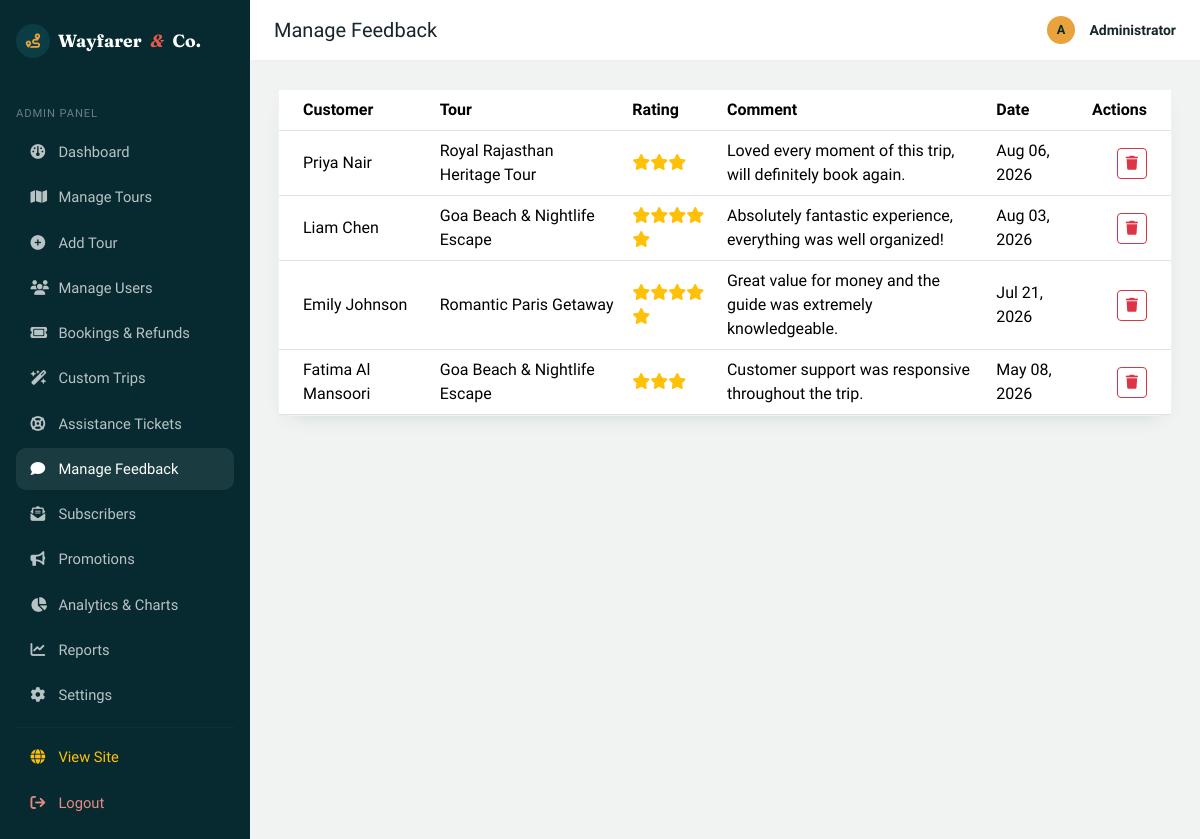
Page /admin/feedback (signed in) on the earlier database version.
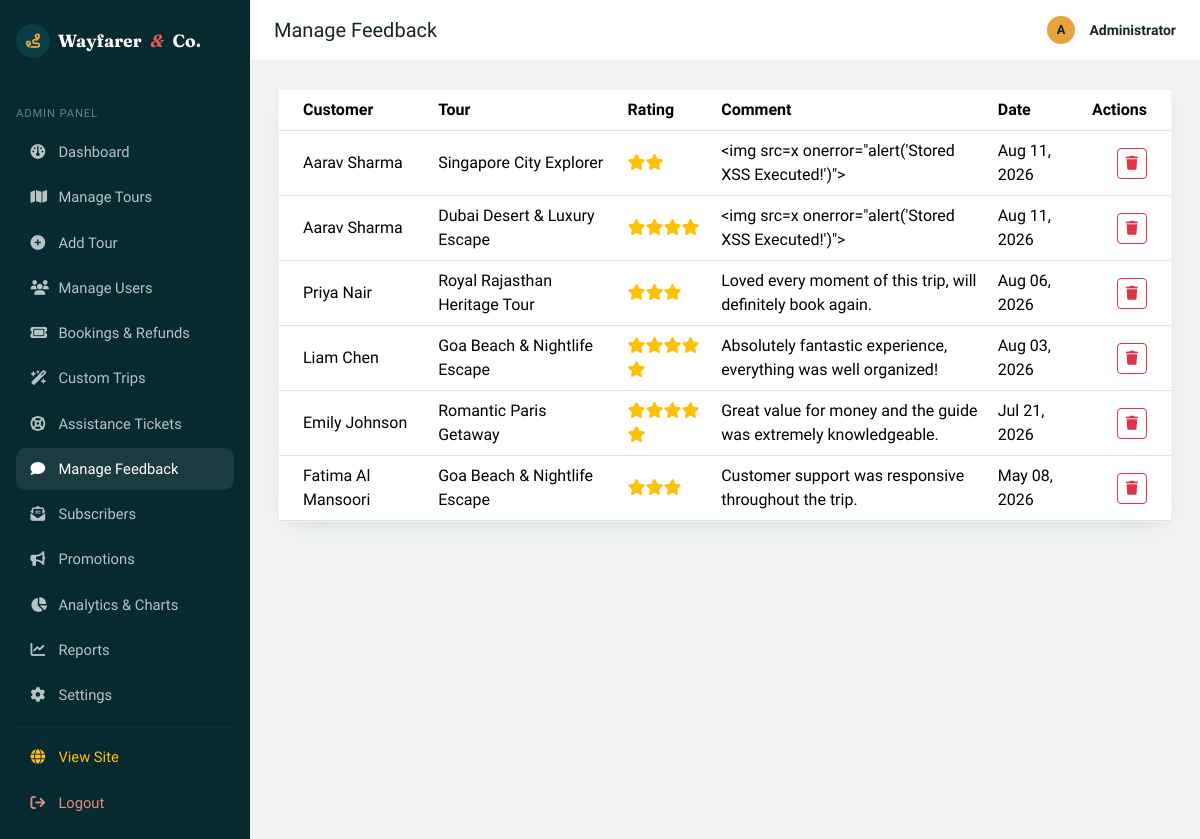
Same page on the later database version.
### models/feedback.py (models this page shows, shortened)
class Feedback(db.Model):
    __tablename__ = "feedback"
    id = db.Column(db.Integer, primary_key=True)
    user_id = db.Column(db.Integer, db.ForeignKey("users.id"), nullable=False)
    tour_id = db.Column(db.Integer, db.ForeignKey("tours.id"), nullable=False)
    booking_id = db.Column(db.Integer, db.ForeignKey("bookings.id"), nullable=True)
    rating = db.Column(db.Integer, nullable=False, default=5)  # 1-5
    comment = db.Column(db.Text, nullable=False, default="")
    created_at = db.Column(db.DateTime, default=datetime.utcnow)

### models/user.py (models this page shows, shortened)
class User(db.Model):
    __tablename__ = "users"
    id = db.Column(db.Integer, primary_key=True)
    name = db.Column(db.String(120), nullable=False)
    email = db.Column(db.String(150), unique=True, nullable=False, index=True)
    phone = db.Column(db.String(20), nullable=True)
    password_hash = db.Column(db.String(255), nullable=False)
    role = db.Column(db.String(20), nullable=False, default="user")  # 'user' or 'admin'
    reward_points = db.Column(db.Integer, default=100, nullable=False)
    referral_code = db.Column(db.String(30), unique=True, nullable=True)
    is_active = db.Column(db.Boolean, default=True, nullable=False)
    created_at = db.Column(db.DateTime, default=datetime.utcnow)
    bookings = db.relationship("Booking", backref="user", lazy=True, cascade="all, delete-orphan")
    feedbacks = db.relationship("Feedback", backref="user", lazy=True, cascade="all, delete-orphan")
    favorites = db.relationship("Favorite", backref="user", lazy=True, cascade="all, delete-orphan")
    def is_admin(self):
        return self.role == "admin"

### models/tour.py (models this page shows, shortened)
class Tour(db.Model):
    __tablename__ = "tours"
    id = db.Column(db.Integer, primary_key=True)
    name = db.Column(db.String(150), nullable=False)
    destination = db.Column(db.String(100), nullable=False, index=True)
    category = db.Column(db.String(50), nullable=False, default="General")
    description = db.Column(db.Text, nullable=False, default="")
    itinerary = db.Column(db.Text, nullable=True)
    duration = db.Column(db.String(50), nullable=False, default="")  # e.g. "5 Days / 4 Nights"
    price = db.Column(db.Float, nullable=False, default=0.0)
    child_price = db.Column(db.Float, nullable=False, default=0.0)
    available_seats = db.Column(db.Integer, nullable=False, default=0)
    start_date = db.Column(db.Date, nullable=True)
    end_date = db.Column(db.Date, nullable=True)
    image_url = db.Column(db.String(400), nullable=True)
    included = db.Column(db.Text, nullable=True)
    excluded = db.Column(db.Text, nullable=True)
    rating = db.Column(db.Float, nullable=False, default=4.5)
    difficulty = db.Column(db.String(30), nullable=False, default="Easy")  # Easy, Moderate, Challenging, Expedition
    season = db.Column(db.String(30), nullable=False, default="All Year")   # Spring, Summer, Autumn, Winter, All Year
    tags = db.Column(db.String(200), nullable=True, default="Popular, Recommended")  # Comma separated
    latitude = db.Column(db.Float, nullable=True, default=46.8182)
    longitude = db.Column(db.Float, nullable=True, default=8.2275)
    max_seats = db.Column(db.Integer, nullable=False, default=30)
    is_active = db.Column(db.Boolean, default=True, nullable=False)
    created_at = db.Column(db.DateTime, default=datetime.utcnow)
    bookings = db.relationship("Booking", backref="tour", lazy=True)
    feedbacks = db.relationship("Feedback", backref="tour", lazy=True)
    favorited_by = db.relationship("Favorite", backref="tour", lazy=True)

### routes/admin.py (the view)
@admin_bp.route("/feedback")
@admin_required
def manage_feedback():
    feedback_items = Feedback.query.order_by(Feedback.created_at.desc()).all()
    return render_template("admin/feedback.html", feedback_items=feedback_items)

### routes/main.py (called while the page is built)
@main_bp.app_context_processor
def inject_globals():
    from flask import session
    security_mode = session.get("security_mode", "ON")
    return {
        "current_user": get_current_user(),
        "security_mode": security_mode
    }

### routes/utils.py (called while the page is built)
def get_current_user():
    user_id = session.get("user_id")
    if not user_id:
        return None
    return db.session.get(User, user_id)

def admin_required(view_func):
    @wraps(view_func)
    def wrapped(*args, **kwargs):
        if not session.get("admin_id"):
            log_security_event("ADMIN_UNAUTHORIZED", f"Unauthorized attempt to access admin route {request.path}.")
            flash("Please log in as an administrator.", "warning")
            return redirect(url_for("admin.login"))
        admin = db.session.get(User, session["admin_id"])
        if admin is None or not admin.is_admin() or not admin.is_active:
            log_security_event("ADMIN_SESSION_INVALID", f"Invalid admin session for user {session.get('admin_id')}.")
            session.pop("admin_id", None)
            flash("Admin session invalid. Please log in again.", "danger")
            return redirect(url_for("admin.login"))
        return view_func(*args, **kwargs)
    return wrapped

### templates/admin/feedback.html (shortened to what this page needs)
{% extends "admin/base_admin.html" %}
{% set active = 'feedback' %}
{% block page_title %}Manage Feedback{% endblock %}
{% block admin_content %}
<div class="wf-panel p-0">
    <div class="table-responsive">
        <table class="table align-middle mb-0">
            <thead>
                <tr>
                    <th class="ps-4">Customer</th>
                    <th>Tour</th>
                    <th>Rating</th>
                    <th>Comment</th>
                    <th>Date</th>
                    <th class="text-end pe-4">Actions</th>
                </tr>
            </thead>
            <tbody>
                {% for fb in feedback_items %}
                <tr>
                    <td class="ps-4">{{ fb.user.name }}</td>
                    <td>{{ fb.tour.name }}</td>
                    <td class="text-warning">{% for i in range(fb.rating) %}<i class="fa-solid fa-star"></i>{% endfor %}</td>
                    <td style="max-width:320px;">
                        {% if security_mode == 'OFF' %}
                        <div class="text-danger fw-bold small"><i class="fa-solid fa-skull-crossbones me-1"></i> STORED XSS: {{ fb.comment|safe }}</div>
                        {% else %}
                        {{ fb.comment[:120] }}{% if fb.comment|length > 120 %}…{% endif %}
                        {% endif %}
                    </td>
                    <td>{{ fb.created_at.strftime('%b %d, %Y') }}</td>
                    <td class="text-end pe-4">
                        <form method="post" action="{{ url_for('admin.delete_feedback', feedback_id=fb.id) }}" onsubmit="return confirm('Delete this feedback?');">
                            <button type="submit" class="btn btn-sm btn-outline-danger"><i class="fa-solid fa-trash"></i></button>
                        </form>
                    </td>
                </tr>
                {% else %}
                <tr><td colspan="6" class="text-center text-muted py-5">No feedback submitted yet.</td></tr>
                {% endfor %}
            </tbody>
        </table>
    </div>
</div>
{% endblock %}

### templates/admin/base_admin.html (shortened to what this page needs)
<!DOCTYPE html>
<html lang="en">
<head>
    <link href="https://cdnjs.cloudflare.com/ajax/libs/twitter-bootstrap/5.3.3/css/bootstrap.min.css" rel="stylesheet">
    <link href="https://cdnjs.cloudflare.com/ajax/libs/font-awesome/6.5.2/css/all.min.css" rel="stylesheet">
    <link href="{{ url_for('static', filename='css/style.css') }}" rel="stylesheet">
</head>
<body class="wf-admin-body">
<div class="d-flex">
    <div class="wf-admin-sidebar" style="width: 250px; flex-shrink:0;">
        <a class="wf-brand mb-4 d-inline-flex" href="{{ url_for('admin.dashboard') }}">
            <span class="wf-brand-mark"><i class="fa-solid fa-route"></i></span>
            Wayfarer<span class="wf-brand-dot">&amp;</span>Co.
        </a>
        <div class="text-uppercase small mb-2 mt-4" style="color: rgba(255,255,255,0.4); letter-spacing:0.08em; font-size:0.7rem;">Admin Panel</div>
        <nav class="nav flex-column">
            <a class="nav-link {% if active == 'dashboard' %}active{% endif %}" href="{{ url_for('admin.dashboard') }}"><i class="fa-solid fa-gauge me-2"></i>Dashboard</a>
            <a class="nav-link {% if active == 'tours' %}active{% endif %}" href="{{ url_for('admin.manage_tours') }}"><i class="fa-solid fa-map me-2"></i>Manage Tours</a>
            <a class="nav-link {% if active == 'add_tour' %}active{% endif %}" href="{{ url_for('admin.add_tour') }}"><i class="fa-solid fa-circle-plus me-2"></i>Add Tour</a>
            <a class="nav-link {% if active == 'users' %}active{% endif %}" href="{{ url_for('admin.manage_users') }}"><i class="fa-solid fa-users me-2"></i>Manage Users</a>
            <a class="nav-link {% if active == 'bookings' %}active{% endif %}" href="{{ url_for('admin.manage_bookings') }}"><i class="fa-solid fa-ticket me-2"></i>Bookings & Refunds</a>
            <a class="nav-link {% if active == 'custom_trips' %}active{% endif %}" href="{{ url_for('admin.manage_custom_trips') }}"><i class="fa-solid fa-wand-magic-sparkles me-2"></i>Custom Trips</a>
            <a class="nav-link {% if active == 'assistance' %}active{% endif %}" href="{{ url_for('admin.manage_assistance') }}"><i class="fa-solid fa-life-ring me-2"></i>Assistance Tickets</a>
            <a class="nav-link {% if active == 'feedback' %}active{% endif %}" href="{{ url_for('admin.manage_feedback') }}"><i class="fa-solid fa-comment me-2"></i>Manage Feedback</a>
            <a class="nav-link {% if active == 'subscribers' %}active{% endif %}" href="{{ url_for('admin.manage_subscribers') }}"><i class="fa-solid fa-envelope-open-text me-2"></i>Subscribers</a>
            <a class="nav-link {% if active == 'promotions' %}active{% endif %}" href="{{ url_for('admin.manage_promotions') }}"><i class="fa-solid fa-bullhorn me-2"></i>Promotions</a>
            <a class="nav-link {% if active == 'analytics' %}active{% endif %}" href="{{ url_for('admin.analytics') }}"><i class="fa-solid fa-chart-pie me-2"></i>Analytics & Charts</a>
            <a class="nav-link {% if active == 'reports' %}active{% endif %}" href="{{ url_for('admin.reports') }}"><i class="fa-solid fa-chart-line me-2"></i>Reports</a>
            <a class="nav-link {% if active == 'settings' %}active{% endif %}" href="{{ url_for('admin.settings') }}"><i class="fa-solid fa-gear me-2"></i>Settings</a>
            <hr class="my-2" style="border-color: rgba(255,255,255,0.1);">
            <a class="nav-link text-warning" href="{{ url_for('main.home') }}"><i class="fa-solid fa-globe me-2"></i>View Site</a>
            <a class="nav-link" style="color:#e88a84;" href="{{ url_for('admin.logout') }}"><i class="fa-solid fa-arrow-right-from-bracket me-2"></i>Logout</a>
        </nav>
    </div>
    <div class="flex-grow-1" style="min-width:0;">
        <div class="wf-admin-topbar d-flex justify-content-between align-items-center">
            <h5 class="mb-0">{% block page_title %}Dashboard{% endblock %}</h5>
            <div class="d-flex align-items-center gap-2">
                <span class="wf-avatar">A</span>
                <span class="small fw-semibold">Administrator</span>
            </div>
        </div>
        <div class="wf-admin-content">
            {% block admin_content %}{% endblock %}
        </div>
    </div>
</div>
</body>
</html>

### static/css/style.css (style rules this page uses)
:root { --wf-navy: #0B3D45; --wf-navy-deep: #072A30; --wf-amber: #E8A33D; --wf-sand: #F4EDE1; --wf-sand-dark: #E9DFCE; --wf-coral: #E85A4F; --wf-palm: #3F7D5C; --wf-ink: #17262A; --wf-white: #FFFFFF; --wf-font-display: 'Fraunces', serif; --wf-font-body: 'Work Sans', sans-serif; --wf-font-mono: 'IBM Plex Mono', monospace; --wf-radius: 14px; --wf-radius-lg: 22px; --wf-shadow: 0 12px 30px -14px rgba(11, 61, 69, 0.35); }
* { box-sizing: border-box; }
html { scroll-behavior: smooth; }
body { font-family: var(--wf-font-body); color: var(--wf-ink); background-color: var(--wf-sand); -webkit-font-smoothing: antialiased; }
a { color: var(--wf-navy); text-decoration: none; }
.wf-brand { font-family: var(--wf-font-display); font-weight: 700; font-size: 1.35rem; color: var(--wf-navy) !important; display: inline-flex; align-items: center; gap: 0.5rem; }
.wf-brand-mark { display: inline-flex; align-items: center; justify-content: center; width: 34px; height: 34px; border-radius: 50%; background-color: var(--wf-navy); color: var(--wf-amber); font-size: 0.9rem; }
.wf-brand-dot { color: var(--wf-coral); font-style: italic; margin: 0 0.05em; }
.wf-avatar { display: inline-flex; align-items: center; justify-content: center; width: 28px; height: 28px; border-radius: 50%; background-color: var(--wf-amber); color: var(--wf-navy-deep); font-weight: 700; font-size: 0.8rem; margin-right: 0.4rem; }
.wf-panel { background: var(--wf-white); border-radius: var(--wf-radius); box-shadow: 0 8px 22px -14px rgba(11, 61, 69, 0.25); border: 1px solid rgba(11,61,69,0.06); }
.wf-admin-body { background: #F0F3F2; min-height: 100vh; }
.wf-admin-sidebar { background: var(--wf-navy-deep); min-height: 100vh; padding: 1.5rem 1rem; }
.wf-admin-sidebar .wf-brand { color: var(--wf-white) !important; font-size: 1.1rem; }
.wf-admin-sidebar .nav-link { color: rgba(255,255,255,0.72); border-radius: 10px; padding: 0.65rem 0.9rem; margin-bottom: 0.15rem; font-size: 0.92rem; }
.wf-admin-sidebar .nav-link.active, .wf-admin-sidebar .nav-link:hover { background: rgba(255,255,255,0.08); color: var(--wf-white); }
.wf-admin-sidebar .nav-link i { width: 20px; }
.wf-admin-topbar { background: var(--wf-white); border-bottom: 1px solid rgba(11,61,69,0.08); padding: 1rem 1.5rem; }
.wf-admin-content { padding: 1.75rem; }

Differences in the rows shown:
added Feedback: user.name "Aarav Sharma", tour.name "Singapore City Explorer", rating 2 (drawn), comment "<img src=x onerror=\"alert('Stored XSS Executed!')\">", created_at "Aug 11, 2026"
added Feedback: user.name "Aarav Sharma", tour.name "Dubai Desert & Luxury Escape", rating 4 (drawn), comment "<img src=x onerror=\"alert('Stored XSS Executed!')\">", created_at "Aug 11, 2026"
